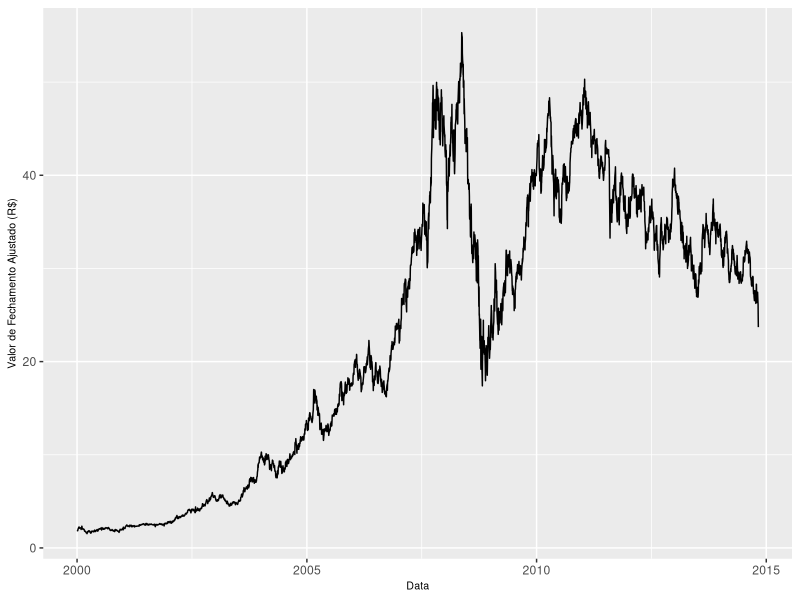
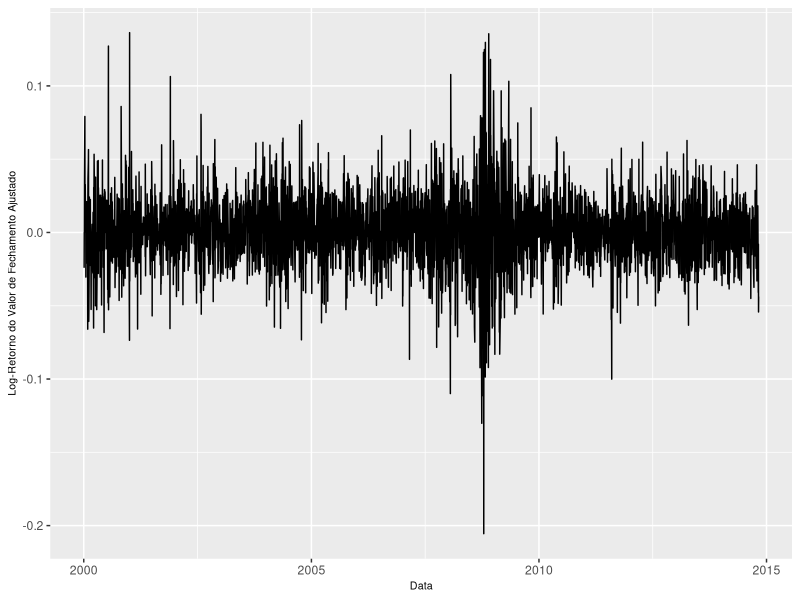
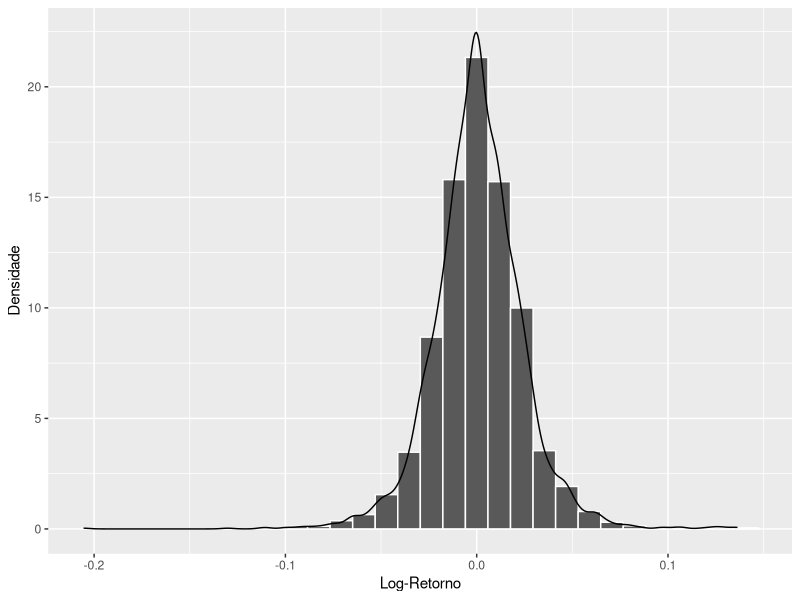

The R script that drew these images, in order:
## ---- chunk 1
serie <- read.table("dados/serie_vale3.txt", header = T, sep = "\t", dec = ",")
## ---- chunk 2
serie$data <- as.Date(serie$data, format = "%d/%m/%Y")
## ---- chunk 3
serie$r <- c(NA, log(serie$fechamento.ajustado[2:3668]/
                 serie$fechamento.ajustado[1:3667]))
## ---- chunk 4
library(ggplot2)
qplot(x = data, y = fechamento.ajustado, geom = "line", data = serie) +
  xlab("Data") + 
  ylab("Valor de Fechamento Ajustado (R$)") + 
  theme(axis.title = element_text(size = rel(0.7)))
## ---- chunk 5
qplot(x = data, y = r, geom = "line", data = serie) +
  xlab("Data") + 
  ylab("Log-Retorno do Valor de Fechamento Ajustado") + 
  theme(axis.title = element_text(size = rel(0.7)))
## ---- chunk 6
ggplot(serie, aes(r)) + geom_histogram(aes(y = ..density..), colour = "white") +
  geom_density() + xlab("Log-Retorno") + ylab("Densidade")
